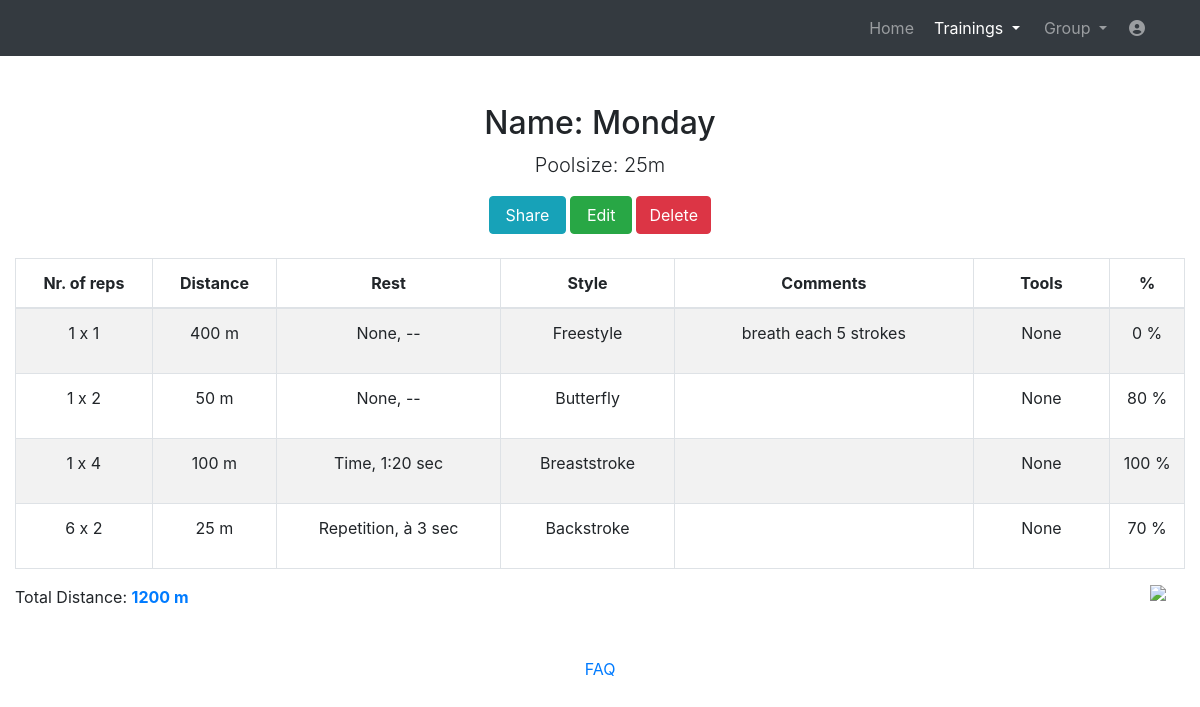
Screenshot of /website/showplan/2 (signed in) with the database file from the repository.
### website/models.py (models this page shows)
class Plan(models.Model):
    name = models.CharField(max_length=128)
    size = models.CharField(max_length=30)
    totaldistance = models.IntegerField(default=0)
    saved_at = models.DateTimeField(auto_now=True)
    user = models.ForeignKey(User, on_delete=models.CASCADE)

class PlanRow(models.Model):
    rep1 = models.IntegerField(default=1)
    rep2 = models.IntegerField(default=1)
    distance = models.IntegerField(default=0)
    resttype = models.CharField(max_length=30)
    resttime = models.CharField(max_length=10, null=True)
    style = models.CharField(max_length=30)
    comments = models.CharField(max_length=828, null=True)
    tools = models.CharField(max_length=30)
    effort = models.IntegerField(default=0)
    plan = models.ForeignKey(Plan, on_delete=models.CASCADE)

### website/views_loggedin.py (the view)
# urls.py: path('showplan/<int:plan_id>', views_loggedin.showplan, name='showplan'),
@login_required
def showplan(request, plan_id):
    if Plan.objects.filter(pk=plan_id).exists():
        plan = Plan.objects.get(pk=plan_id)
        if plan.user == request.user:
            rows = PlanRow.objects.filter(plan=plan)
            return render(request, 'showplan.html', context={'plan': plan, 'rows': rows, 'plan_id': plan_id})
        else:
            messages.info(request, 'Access denied. You are not the owner of this plan!', extra_tags='alert')
            return HttpResponseRedirect(reverse('manageplans'))
    else:
        messages.info(request, 'The plan with the id '+str(plan_id)+' does not exist.', extra_tags='alert')
        return HttpResponseRedirect(reverse('manageplans'))

### templates/showplan.html (shortened to what this page needs)
<!DOCTYPE html>
<html lang="en">
<head>
  {% load static %}
  <link href="{% static 'vendor/bootstrap/css/bootstrap.min.css' %}" rel="stylesheet">
  <link media="screen" href="{% static 'css/plan.css' %}" rel="stylesheet">
  <link media="print" href="{% static 'css/print.css' %}" rel="stylesheet">
  <link href="{% static 'vendor/fontawesome-free/css/all.min.css' %}" rel="stylesheet" type="text/css">
  <link href="//netdna.bootstrapcdn.com/font-awesome/3.2.1/css/font-awesome.css" rel="stylesheet">
</head>
<body>
  <nav class="navbar navbar-expand-lg navbar-dark bg-dark static-top">
    <div class="container">
      <div class="collapse navbar-collapse" id="navbarResponsive">
        <ul class="navbar-nav ml-auto">
          <li class="nav-item ">
            <a class="nav-link" href="../home">Home</a>
          </li>
		  <li class="nav-item dropdown no-arrow mx-1 active">
			<a class="nav-link dropdown-toggle" href="#" id="messagesDropdown" role="button" data-toggle="dropdown" aria-haspopup="true" aria-expanded="false">
					Trainings
			</a>
		  </li>
          <li class="nav-item dropdown no-arrow mx-1">
			<a class="nav-link dropdown-toggle" href="#" id="messagesDropdown" role="button" data-toggle="dropdown" aria-haspopup="true" aria-expanded="false">
					Group
			</a>
		  </li>
		   <li class="nav-item dropdown no-arrow">
			<a class="nav-link " href="#" id="userDropdown" role="button" data-toggle="dropdown" aria-haspopup="true" aria-expanded="false">
			  <i class="fas fa-user-circle fa-fw"></i>
			</a>
		  </li>
        </ul>
      </div>
    </div>
  </nav>
  <div class="container">
    <div class="row">
      <div class="col-lg-12 text-center">
        <h2 class="mt-5">Name: {{plan.name}}</h2>
        <p class="lead">Poolsize: {{plan.size}}</p>
        <a href="" class="btn btn-info btn-rounded"  data-toggle="modal" data-target="#shareModal{{b.pk}}" style="padding-left: 1.4%;padding-right: 1.4%;">Share</a>
        <a  href="{% url 'alterplan' plan_id=plan.pk %}" id="save" name="save" class="btn btn-success save" style="padding-left: 1.4%;padding-right: 1.4%;">Edit</a>
        <a href="" class="btn btn-danger" data-toggle="modal" style="color: white;" data-toggle="modal" data-target="#deleteModal{{plan.pk}}" >Delete</a>
      </div>
    </div>
  </div>
  <br>
  <div class="container" style="max-width: 1340px;">
    {% include 'showplantable.html' %}
  </div>
    <footer class="page-footer font-small blue">
      <div class="footer-copyright text-center py-3">
        <a href="../help"> FAQ</a>
      </div>
    </footer>
</body>
</html>

### templates/showplantable.html (shortened to what this page needs)
  {% load static %}
    <div>
      <div >
        <div id="table" class="table-editable">
          <table id="mytable" class="table table-bordered table-responsive-md table-striped text-center">
            <thead>
              <tr>
                <th class="text-center repprint" style="width: 11%;">Nr. of reps</th>
                <th class="text-center" style="width: 10%;">Distance</th>
                <th class="text-center" style="width: 18%;">Rest</th>
                <th class="text-center styleprint" style="width: 14%;">Style</th>
                <th class="text-center" style="width: 24%;">Comments</th>
                <th class="text-center" style="width: 11%;">Tools</th>
                <th class="text-center" title="Intensity % maxHR" style="width: 6%;">%</th>
              </tr>
            </thead>
            <tbody>
             {% for b in rows %}
              <tr>
                <td>
                    <p>{{b.rep1}} x {{b.rep2}}</p>
                </td>
                <td>
                    <p>{{b.distance}} m</p>
                </td>
                <td>
                   <p class="resttime">{{b.resttype}}, </p>
                </td>
                <td>
                    <p>{{b.style}}</p>
                </td>
                  <td>
                      <p>{{b.comments}}</p>
                </td>
                <td>
                   <p>{{b.tools}}</p>
                </td>
                <td>
                      <p>{{b.effort}} %</p>
                </td>
              </tr>
             {% endfor %}
            </tbody>
          </table>
        </div>
      </div>
    </div>
  <div class="form-group row">
      <div class="col-sm-11">
        <p>Total Distance: <b id="val" style="color: #007bff;"> {{plan.totaldistance}} m</b></p>
      </div>
      <div class="col-sm-1">
        <img style="width: 50%; " onclick="printPage()" class="float-right" src="{% static 'img/print.png' %}">
      </div>
  </div>

### static/css/print.css (style rules this page uses)
body { margin:0; padding:0; line-height: 1.4em; word-spacing:1px; letter-spacing:0.2px; color: #000; }
a:link, a:visited { background: transparent; color:#333; text-decoration:none; }
.btn, .btn-danger, .deletehide, .table-add, .footer-copyright, img { display:none; }
.repprint { width: 14% !important; }
.styleprint { width: 13% !important; }
.table td { padding: 0rem; }

### rows the page displays
Plan: name "Monday", size "25m", totaldistance "1200"
PlanRow: rep1 "1", rep2 "1", distance "400", resttype "None", style "Freestyle", comments "breath each 5 strokes", tools "None", effort "0"
PlanRow: rep1 "1", rep2 "2", distance "50", resttype "None", style "Butterfly", tools "None", effort "80"
PlanRow: rep1 "1", rep2 "4", distance "100", resttype "Time", style "Breaststroke", tools "None", effort "100"
PlanRow: rep1 "6", rep2 "2", distance "25", resttype "Repetition", style "Backstroke", tools "None", effort "70"
